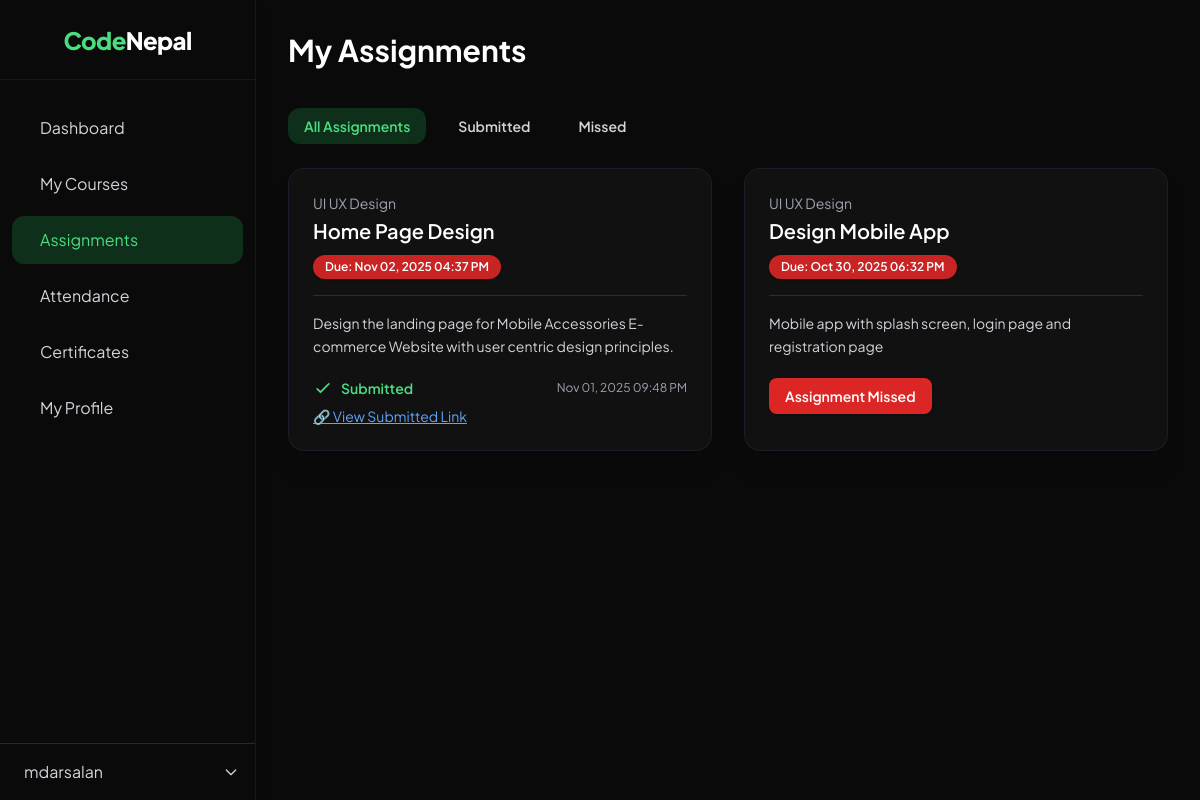
Screenshot of /assignments/ (signed in) with the database file from the repository.
### users/models.py (models this page shows, shortened)
class User(AbstractUser):
    ROLE_CHOICES = (
        ('student', 'Student'),
        ('mentor', 'Mentor'),
        ('admin', 'Admin'),
    )
    role = models.CharField(max_length=10, choices=ROLE_CHOICES, default='student')

### assignments/models.py (models this page shows, shortened)
class Assignment(models.Model):
    course = models.ForeignKey('courses.Course', on_delete=models.CASCADE, related_name='assignments')
    title = models.CharField(max_length=200)
    description = models.TextField()
    due_date = models.DateTimeField()
    STATUS_CHOICES = [
        ('pending', 'Pending'),
        ('submitted', 'Submitted'),
        ('graded', 'Graded'),
    ]

class StudentAssignment(models.Model):
    assignment = models.ForeignKey(Assignment, on_delete=models.CASCADE, related_name='submissions')
    student = models.ForeignKey(settings.AUTH_USER_MODEL, on_delete=models.CASCADE, related_name='assignments')
    submission_link = models.URLField(blank=True, null=True)
    status = models.CharField(max_length=10, choices=Assignment.STATUS_CHOICES, default='pending')
    marks_obtained = models.PositiveIntegerField(blank=True, null=True)
    submitted_at = models.DateTimeField(blank=True, null=True)
    class Meta:
        unique_together = ('assignment', 'student')

### courses/models.py (models this page shows, shortened)
class Course(models.Model):
    LEVEL_CHOICES = [
        ('beginner', 'Beginner'),
        ('intermediate', 'Intermediate'),
        ('advanced', 'Advanced'),
    ]
    LANGUAGE_CHOICES = [
        ('en', 'English'),
        ('np', 'Nepali'),
        ('en_np', 'English & Nepali'),
    ]
    id = models.UUIDField(primary_key=True, default=uuid.uuid4, editable=False)
    mentor = models.ForeignKey(
        settings.AUTH_USER_MODEL,
        on_delete=models.CASCADE,
        related_name='mentor_courses',
        limit_choices_to={'role': 'mentor'}
    )
    category = models.ForeignKey(Category, on_delete=models.SET_NULL, null=True, blank=True, related_name='courses')
    title = models.CharField(max_length=200)
    slug = models.SlugField(max_length=220, unique=True, blank=True)
    short_description = models.CharField(max_length=300, blank=True)
    description = models.TextField(blank=True)
    thumbnail = models.ImageField(
        upload_to='courses/thumbnails/',
        validators=[FileExtensionValidator(['jpg', 'jpeg', 'png', 'webp'])],
        blank=True,
        null=True
    )
    display_video = models.URLField(blank=True, help_text='Public intro video URL')
    duration_weeks = models.PositiveIntegerField(default=12)
    actual_price = models.DecimalField(max_digits=8, decimal_places=2)
    discounted_price = models.DecimalField(max_digits=8, decimal_places=2, default=0)
    is_discount_active = models.BooleanField(default=False)
    start_date = models.DateField()
    live_days = models.CharField(max_length=100, help_text="e.g., Mon, Wed, Fri")
    live_time = models.CharField(max_length=50, help_text="e.g., 7 - 9 PM")
    total_hours = models.PositiveIntegerField(default=0, help_text="Total course hours")
    language = models.CharField(max_length=10, choices=LANGUAGE_CHOICES, default='en')
    level = models.CharField(max_length=20, choices=LEVEL_CHOICES, default='beginner')
    total_seats = models.PositiveIntegerField(default=20)
    enrolled_students = models.PositiveIntegerField(default=0)
    is_live = models.BooleanField(default=True)
    is_published = models.BooleanField(default=False)
    created_at = models.DateTimeField(auto_now_add=True)
    updated_at = models.DateTimeField(auto_now=True)
    rating_avg = models.DecimalField(max_digits=3, decimal_places=2, default=0)
    rating_count = models.PositiveIntegerField(default=0)

### assignments/views.py (the view)
# urls.py: path('', views.student_assignments, name='student_assignments'),
@login_required
def student_assignments(request):
    tab = request.GET.get('tab', 'all')  # Get the active tab
    verified_enrollments = Enrollment.objects.filter(
        email=request.user.email,
        status='verified'
    )
    course_ids = verified_enrollments.values_list('course_id', flat=True)
    assignments = Assignment.objects.filter(course_id__in=course_ids).order_by('-due_date')
    submissions = StudentAssignment.objects.filter(student=request.user)
    submission_map = {sub.assignment_id: sub for sub in submissions}
    now = timezone.now()
    for assignment in assignments:
        assignment.submission = submission_map.get(assignment.id)
        assignment.can_submit = now <= assignment.due_date  # True if deadline not passed
        assignment.is_missed = assignment.submission is None and now > assignment.due_date
    if tab == 'submitted':
        assignments = [a for a in assignments if a.submission is not None]
    elif tab == 'missed':
        assignments = [a for a in assignments if a.is_missed]
    context = {
        'assignments': assignments,
        'active_tab': tab,
        'now': now,
    }
    return render(request, 'assignments/student_assignments.html', context)

### templates/assignments/student_assignments.html (shortened to what this page needs)
{% extends 'base.html' %}
{% block content %}
<section class="min-h-screen bg-[#0a0a0a] text-white flex">
  <div class="hidden md:block fixed w-64 h-full">
    {% include "includes/dashboard_nav.html" %}
  </div>
  <div class="flex-1 md:ml-64 p-6 sm:p-8 transition-all duration-300" x-data="{ tab: 'all' }">
    <div class="max-w-6xl mx-auto">
      <h1 class="text-3xl font-bold text-green-40 mb-10">My Assignments</h1>
      <div class="flex space-x-4 mb-6">
        <a href="?tab=all"
           class="px-4 py-2 rounded-xl font-semibold text-sm
                  {% if active_tab == 'all' %}bg-green-500/20 text-green-400{% else %}text-gray-300 hover:bg-green-700/20 hover:text-green-400{% endif %}">
          All Assignments
        </a>
        <a href="?tab=submitted"
           class="px-4 py-2 rounded-xl font-semibold text-sm
                  {% if active_tab == 'submitted' %}bg-green-500/20 text-green-400{% else %}text-gray-300 hover:bg-green-700/20 hover:text-green-400{% endif %}">
          Submitted
        </a>
        <a href="?tab=missed"
           class="px-4 py-2 rounded-xl font-semibold text-sm
                  {% if active_tab == 'missed' %}bg-green-500/20 text-green-400{% else %}text-gray-300 hover:bg-green-700/20 hover:text-green-400{% endif %}">
          Missed
        </a>
      </div>
      <div class="grid grid-cols-1 sm:grid-cols-2 xl:grid-cols-3 gap-8">
        {% for assignment in assignments %}
          <div x-show="tab==='all' || (tab==='submitted' && assignment.submission) || (tab==='missed' && not assignment.submission)"
               class="relative bg-[#111111] rounded-2xl p-6 shadow-xl border border-gray-800/60 backdrop-blur-md transition-transform hover:scale-[1.02] duration-300 hover:shadow-green-600/40">
            <div class="mb-4">
              <span class="text-sm text-gray-400 mb-1 block truncate">
                {{ assignment.course.title }}
              </span>
              <h2 class="text-xl font-semibold text-white mb-2 truncate">
                {{ assignment.title }}
              </h2>
              <span class="inline-block bg-red-600/90 text-white text-xs font-semibold px-3 py-1 rounded-full shadow">
                Due: {{ assignment.due_date|date:"M d, Y h:i A" }}
              </span>
            </div>
            <hr class="border-gray-700/60 my-4">
            <p class="text-gray-300 text-sm mb-5 leading-relaxed line-clamp-4">
              {{ assignment.description|truncatewords:25 }}
            </p>
            {% if assignment.submission %}
              <div class="flex flex-col gap-2 mt-auto">
                <div class="flex items-center justify-between">
                  <span class="text-green-400 text-sm font-semibold flex items-center gap-2">
                    <svg xmlns="http://www.w3.org/2000/svg" class="w-5 h-5 text-green-400" fill="none" viewBox="0 0 24 24" stroke="currentColor">
                      <path stroke-linecap="round" stroke-linejoin="round" stroke-width="2" d="M5 13l4 4L19 7" />
                    </svg>
                    Submitted
                  </span>
                  <span class="text-xs text-gray-400">
                    {{ assignment.submission.submitted_at|date:"M d, Y h:i A" }}
                  </span>
                </div>
                {% if assignment.submission.submission_link %}
                  <a href="{{ assignment.submission.submission_link }}" target="_blank"
                     class="text-blue-400 underline text-sm hover:text-blue-300 transition">
                    🔗 View Submitted Link
                  </a>
                {% endif %}
              </div>
            {% else %}
              <div class="mt-5 flex justify-between items-center">
                {% if assignment.due_date < now %}
                  <button class="bg-red-600 text-white px-4 py-2 rounded-lg text-sm font-semibold cursor-not-allowed shadow" disabled>
                    Assignment Missed
                  </button>
                {% else %}
                  <a href="{% url 'assignments:submit_assignment' assignment.id %}"
                     class="bg-green-600 hover:bg-green-700 text-white px-4 py-2 rounded-lg text-sm font-semibold transition-all duration-200 shadow hover:shadow-green-500/40">
                    Submit →
                  </a>
                {% endif %}
              </div>
            {% endif %}
          </div>
        {% endfor %}
      </div>
    </div>
  </div>
</section>
{% endblock %}

### templates/includes/dashboard_nav.html (shortened to what this page needs)
<aside
  id="sidebar"
  class="fixed top-0 left-0 h-full w-64 bg-[#0a0a0a] border-r border-gray-900 flex flex-col transition-transform duration-300 shadow-lg -translate-x-full lg:translate-x-0 z-40"
>
  <div class="flex items-center justify-center h-20 border-b border-gray-900 bg-[#0a0a0a]">
    <a href="{% url 'student_dashboard' %}" class="text-green-400 text-2xl font-extrabold tracking-tight flex items-center space-x-2 hover:text-green-500 transition duration-200">
      Code<span class="text-white">Nepal</span>
    </a>
  </div>
<nav class="flex-1 mt-6 px-3 space-y-2">
  <a href="{% url 'student_dashboard' %}"
     class="flex items-center px-4 py-3 rounded-xl transition duration-200
            {% if request.resolver_match.url_name == 'student_dashboard' %}
              bg-green-500/20 text-green-400
            {% else %}
              text-gray-300 hover:bg-green-700/20 hover:text-green-400
            {% endif %}">
     Dashboard
  </a>
  <a href="{% url 'my_learning' %}"
     class="flex items-center px-4 py-3 rounded-xl transition duration-200
            {% if request.resolver_match.url_name == 'my_learning' %}
              bg-green-500/20 text-green-400
            {% else %}
              text-gray-300 hover:bg-green-700/20 hover:text-green-400
            {% endif %}">
     My Courses
  </a>
  <a href="{% url 'assignments:student_assignments' %}"
     class="flex items-center px-4 py-3 rounded-xl transition duration-200
            {% if request.resolver_match.url_name == 'student_assignments' %}
              bg-green-500/20 text-green-400
            {% else %}
              text-gray-300 hover:bg-green-700/20 hover:text-green-400
            {% endif %}">
     Assignments
  </a>
  <a href="{% url 'attendence:student_attendance' %}"
     class="flex items-center px-4 py-3 rounded-xl transition duration-200
            {% if request.resolver_match.url_name == 'student_attendance' %}
              bg-green-500/20 text-green-400
            {% else %}
              text-gray-300 hover:bg-green-700/20 hover:text-green-400
            {% endif %}">
     Attendance
  </a>
  <a href="{% url 'student_certificates' %}"
     class="flex items-center px-4 py-3 rounded-xl transition duration-200
            {% if request.resolver_match.url_name == 'student_certificates' %}
              bg-green-500/20 text-green-400
            {% else %}
              text-gray-300 hover:bg-green-700/20 hover:text-green-400
            {% endif %}">
     Certificates
  </a>
  <a href="{% url 'student_profile' %}"
     class="flex items-center px-4 py-3 rounded-xl transition duration-200
            {% if request.resolver_match.url_name == 'student_profile' %}
              bg-green-500/20 text-green-400
            {% else %}
              text-gray-300 hover:bg-green-700/20 hover:text-green-400
            {% endif %}">
     My Profile
  </a>
</nav>
  <div class="border-t border-gray-800 p-4">
    <div class="relative">
      <button id="profileBtn" class="flex items-center justify-between w-full text-gray-300 hover:text-green-400 transition duration-200">
        <span class="flex items-center space-x-2">
          <span>{{ request.user.username }}</span>
        </span>
        <svg class="w-4 h-4 transform transition-transform duration-200" id="dropdownIcon"
             fill="none" stroke="currentColor" stroke-width="2" viewBox="0 0 24 24">
          <path stroke-linecap="round" stroke-linejoin="round" d="M19 9l-7 7-7-7" />
        </svg>
      </button>
    </div>
  </div>
</aside>

### templates/base.html (style rules this page uses)
body { font-family: "Plus Jakarta Sans", sans-serif; background-color: #0a0a0a; color: #d1d5db; scroll-behavior: smooth; }

### rows the page displays
User: user.username "mdarsalan"
Assignment: course "UI UX Design", title "Home Page Design", due_date "Nov 02, 2025 04:37 PM", description "Design the landing page for Mobile Accessories E-commerce Website with user centric design principles.", submission.submitted_at "Nov 01, 2025 09:48 PM"
Assignment: course "UI UX Design", title "Design Mobile App", due_date "Oct 30, 2025 06:32 PM", description "Mobile app with splash screen, login page and registration page", shows "Assignment Missed"
